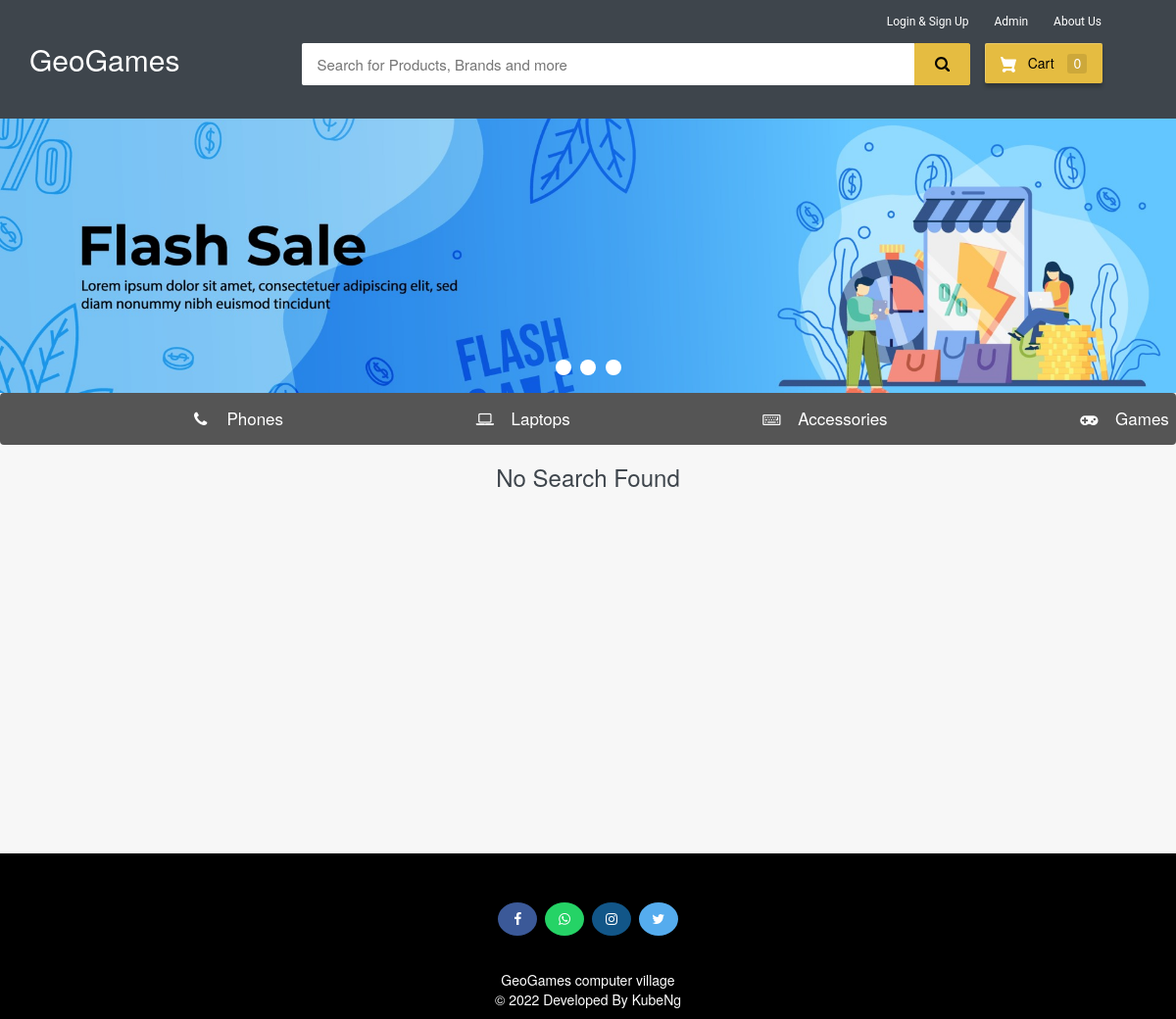
Before: /customer-phone with the older database file.
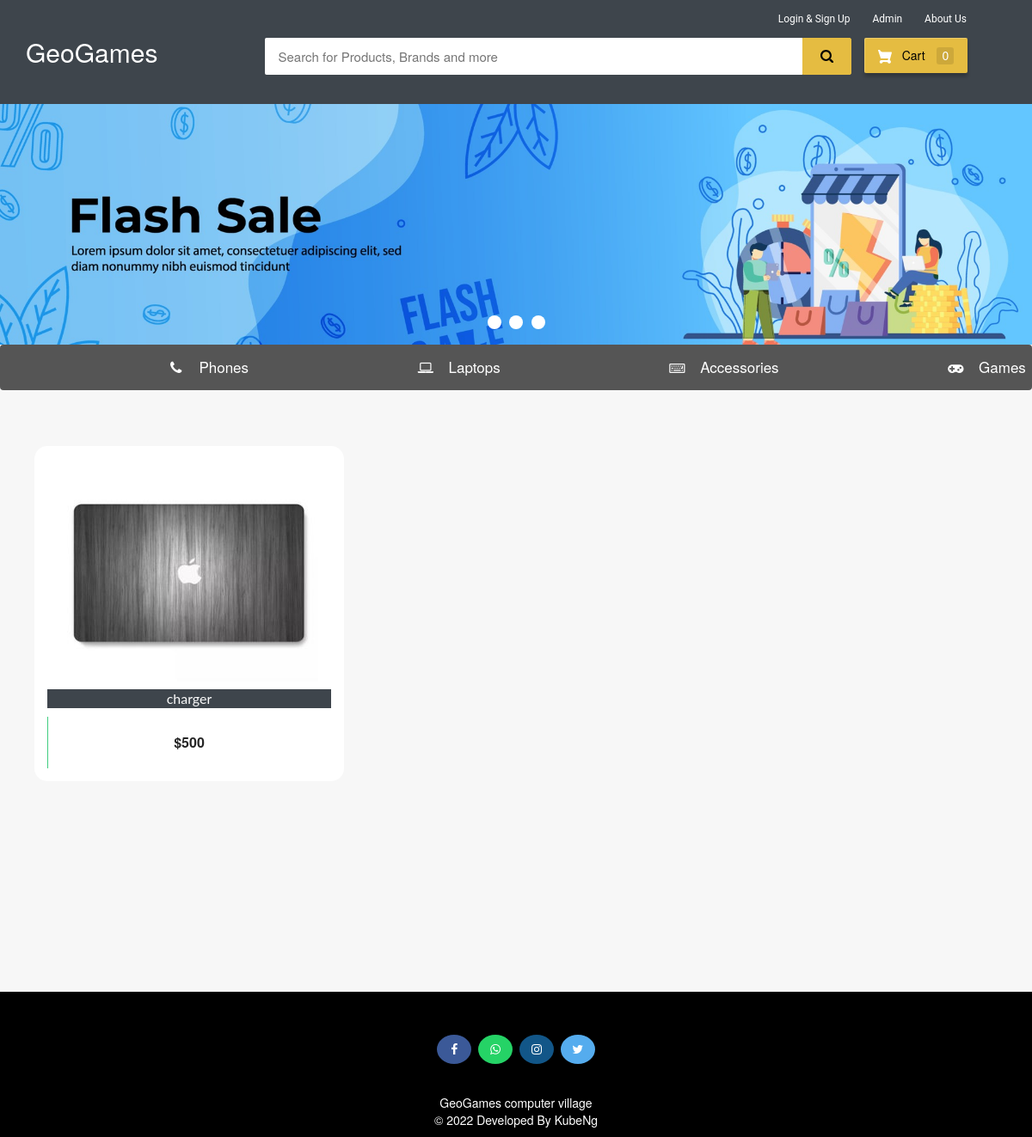
After: the same page with the newer database file.
### ecom/models.py (models this page shows, shortened)
class Product_phone(models.Model):
    name=models.CharField(max_length=40)
    product_image= models.ImageField(upload_to='product_image/',null=True,blank=True)
    price = models.PositiveIntegerField()
    description=models.CharField(max_length=40)

### ecom/views.py (the view)
# urls.py: path('customer-phone', views.customer_home_view_phone,name='customer-phone'),
def customer_home_view_phone(request):
    product_phone=models.Product_phone.objects.all()
    if 'product_ids' in request.COOKIES:
        product_ids = request.COOKIES['product_ids']
        counter=product_ids.split('|')
        product_count_in_cart=len(set(counter))
    else:
        product_count_in_cart=0
    return render(request,'ecom/customer-phone.html',{'product_phone':product_phone,'product_count_in_cart':product_count_in_cart})

### templates/ecom/customer-phone.html (shortened to what this page needs)
{% extends 'ecom/homebase.html' %}
{% load static %}
{% block content %}
<div class="row">
  <div class="col-md-12">
    <div class="slider-container">
      <div class="menu">
        <label for="slide-dot-1"></label>
        <label for="slide-dot-2"></label>
        <label for="slide-dot-3"></label>
      </div>
        <div class="slide slide-1"></div>
    </div>
  </div>
</div>
{% include "ecom/tab.html" %}
{%if product_phone%}
<br>
  <div class="row">
      {% for p in product_phone %}
      <div class="column">
      <div class="container page-wrapper" style="width: 450px;">
        <div class="page-inner">
          <div class="row">
            <div class="el-wrapper">
              <div class="box-up">
                <img class="img" src="{% static p.product_image.url %}" alt="product pic" height="300px" width="300px">
                <div class="img-info">
                  <div class="info-inner">
                    <span style="background-color:#3e454c; color:fbfbfb;"class="p-company">{{p.name}}</span>
                  </div>
                </div>
              </div>
              <div class="box-down">
                <a class="cart" href="{% url 'add-to-cart-phone' p.id  %}">
                  <span class="price">${{p.price}}</span>
                  <span class="add-to-cart">
                    <span class="txt"><i class="fa fa-shopping-cart"></i> Add To Cart</span>
                  </span>
                </a>
              </div>
            </div>
          </div>
        </div>
      </div>
      </div>
  {% endfor %}
</div>
{%else%}
<h3 style="text-align:center; color:#3E454C;">No Search Found</h3>
{%endif%}
<br><br><br>
<br><br><br><br><br><br><br><br><br><br><br><br>
{% endblock content %}

Changed rows visible on the page:
added Product_phone: product_image (picture), name "charger", price "500"
Other visible differences:
text no longer shown: "No Search Found"
